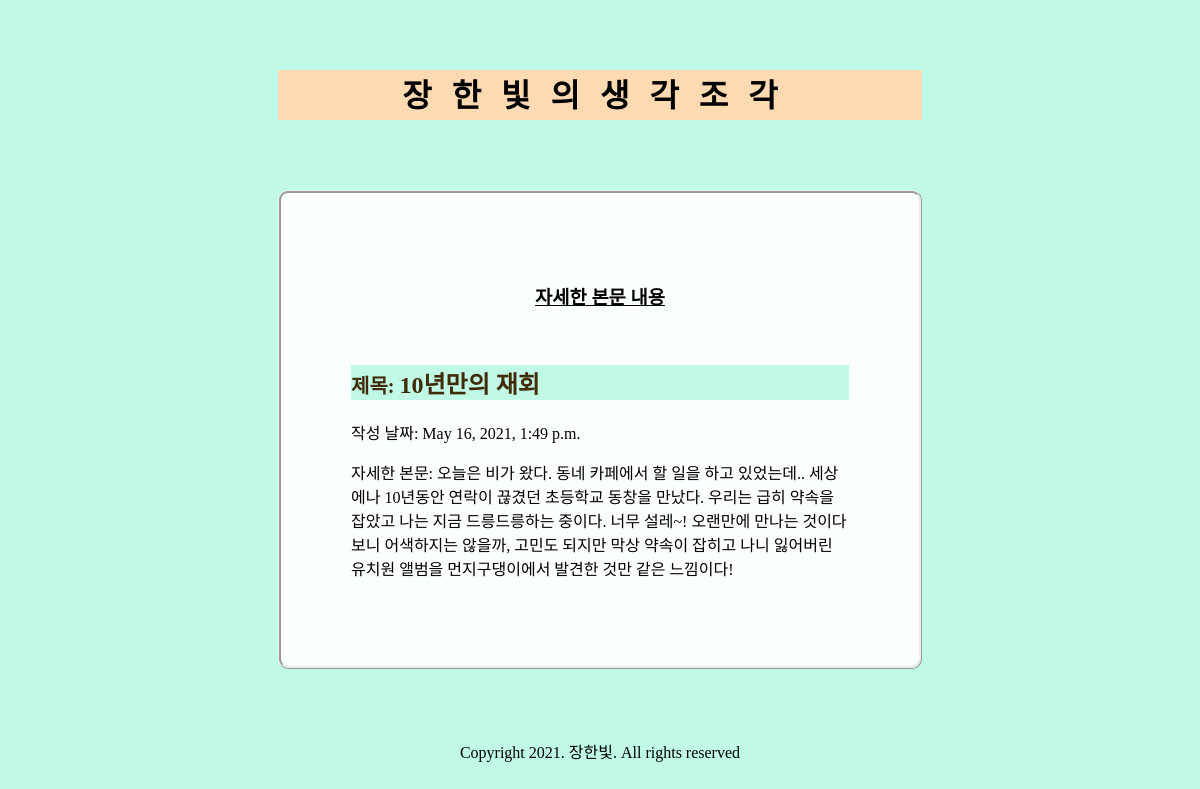
The page /blog/1 on the database its author committed.
### diaryApp/models.py (models this page shows, shortened)
class Blog(models.Model):
    title = models.CharField(max_length = 200)
    pub_date = models.DateTimeField('data published')
    body = models.TextField()

### diaryApp/views.py (the view)
# urls.py: path('blog/<int:blog_id>', diaryApp.views.detail, name="detail"),
def detail(request, blog_id):
    blog_detail = get_object_or_404(Blog, pk = blog_id)
    return render(request, 'detail.html', {'blog' : blog_detail})

### diaryApp/templates/detail.html (shortened to what this page needs)
<!DOCTYPE html>
<html>
    <head>
    </head>
    <body>
        <header>
            <p>장한빛의생각조각</p>
        </header>
        <article>
            <h3>자세한 본문 내용</h3><br>
            <h2><small>제목: </small> {{blog.title}} </h2>
            <p>작성 날짜: {{blog.pub_date}} </p>
            <p>자세한 본문: {{blog.body}} </p>
        </article>
        <footer>Copyright 2021. 장한빛. All rights reserved</footer>
    </body>
</html>

### diaryApp/templates/detail.html (style rules this page uses)
header p { font-family: '나눔명조'; font-size: 2em; font-weight: bold; letter-spacing: 20px; text-align: center; background-color:rgb(253, 218, 177); margin: 70px 270px; height: 50px; }
body { background: #C0FAE7; background-image: url('C:/Users/HanBit/Desktop/diary/journal/diaryApp/star.png'); font-family: '나눔고딕'; }
article { background: #fbffff; border-radius: 10px; border-style: ridge; padding: 70px; margin: 70px 270px; }
article h2 { color: #422b09; background-color: #C0FAE7; }
article h3 { font-family: '나눔명조'; text-align: center; text-decoration: underline; }
footer { font-family: '나눔고딕'; text-align: center; }

### rows shown on the page
Blog: title "10년만의 재회", pub_date "May 16, 2021, 1:49 p.m.", body "오늘은 비가 왔다. 동네 카페에서 할 일을 하고 있었는데.. 세상에나 10년동안 연락이 끊겼던 초등학교 동창을 만났다. 우리는 급히 약속을 잡았고 나는 지금 드릉드릉하는 중이다. 너무 설레~! 오랜만에 만나는 것이다 보니 어색하지는 않을까, 고민도 되지만 막상 약속이 잡히고 나니 잃어버린 유치원 앨범을 먼지구댕이에서 발견한 것만 같은 느낌이다!"
